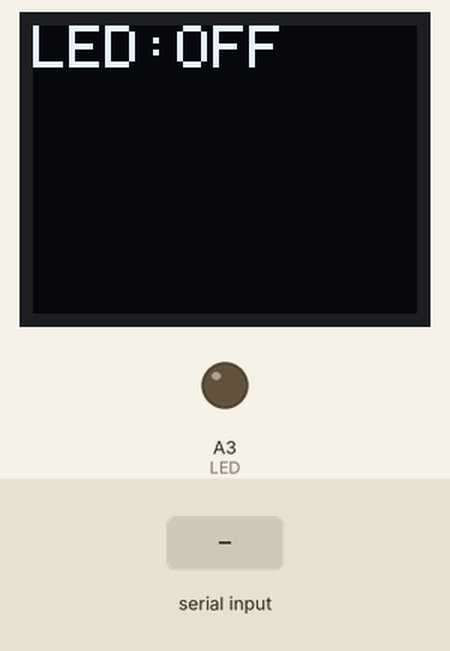
The sketch below on a simulated Arduino Uno, built with avr-gcc and run on an emulated ATmega328P. Shown: 64×48 one-colour display, output pins drawn as LEDs (lit = HIGH). The inputs (shaded band) are chosen by the test bench. What the sketch prints to the serial monitor is not drawn.

Above: at 1.2 s.
1.3 s: "o" received over Serial
At 1.7 s:
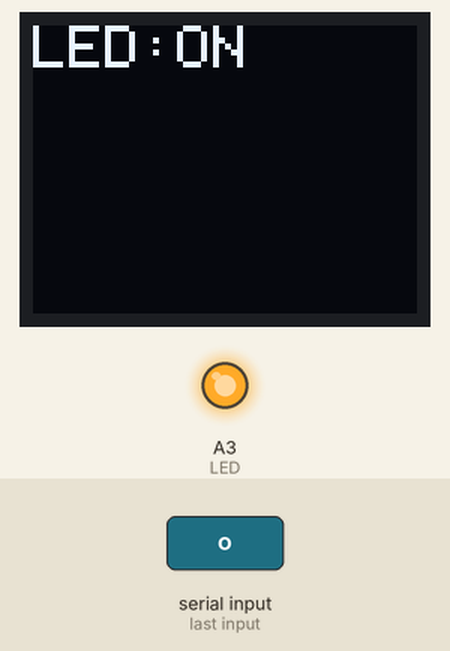
2.8 s: "x" received over Serial
At 4.1 s:
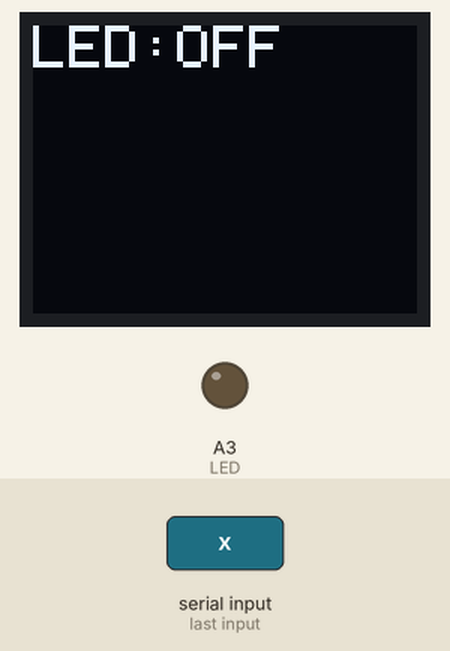
Timing chart, 0 to 5.8 s (numbered marks = the images above; inputs shaded):
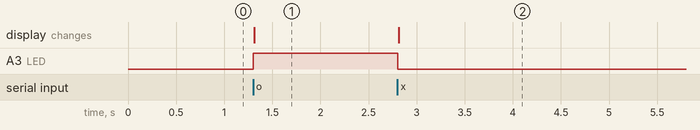

The sketch:

websocket.ino
```cpp
#include <MicroView.h>

int LED = A3;
char inputchar;
boolean LED_FLAG = false;

void setup(){
  pinMode(LED, OUTPUT);

  uView.setFontType(0);
  uView.begin();
  uView.clear(PAGE);

  Serial.begin(9600);
}

void loop(){
  uView.clear(PAGE);
  uView.setCursor(0,0);

  if (Serial.available() > 0) {
    inputchar = Serial.read();
    if (inputchar == 'o') {
      LED_FLAG = true;
      Serial.println("LED:ON");
      digitalWrite(LED, HIGH);
    } else if (inputchar == 'x') {
      LED_FLAG = false;
      Serial.println("LED:OFF");
      digitalWrite(LED, LOW);
    }
  }

  uView.print("LED:");
  if (LED_FLAG) {
    uView.print("ON");
  } else {
    uView.print("OFF");
  }

  uView.display();
}
```

Measured:
- after the input at 1.3 s, A3 (LED): LOW → HIGH at once; the display: changes at once (image 1)
- after the input at 2.8 s, A3 (LED): HIGH → LOW at once; the display: changes at once (image 2)
